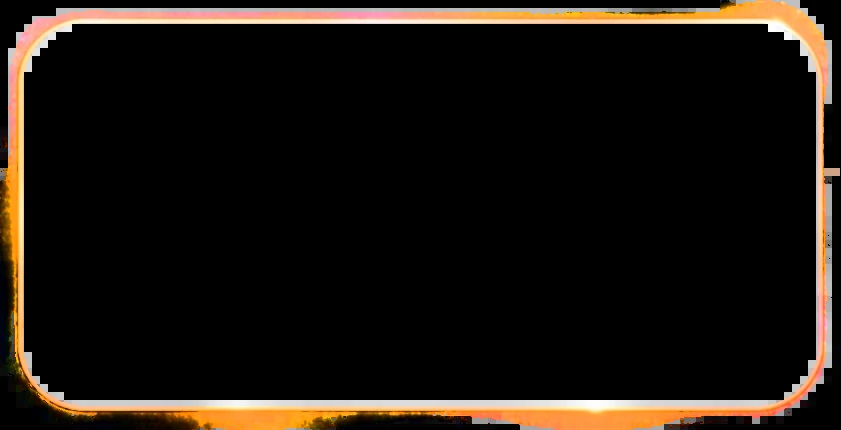
#> input picture app/assets/vip/hero-glow.webp, 841 x 430 px
$ python -i vip-assets.py   (imports and definitions only)
#> lines starting #> are read from the running program, lines starting #| are printed output that depends on the picture; after the words box and inside, x2 and y2 are one past the last pixel; in counts of white or black regions, pixels touching at a corner belong together
"""VIP > Ayrıcalıklar screen art, cut from the client's design package (a flat 841x1870 screenshot plus slices).

Rerun (from app/; Python 3 with Pillow, numpy, opencv-python-headless and scipy):

    python3 -I scripts/vip-assets.py <package dir> [out dir] [preview dir]

  <package dir>  the unzipped SimilarClub_VIP_Uygulama_Paketi folder (reads spec/layout.json,
                 reference/original.png and assets/slices/vip_hero.png; nothing in it is executed)
  [out dir]      default assets/vip
  [preview dir]  optional: contact sheets to check by eye (hero-sheet.png: all ten signs; rights-sheet.png and
                 deco-sheet.png: each cut-out at 3-5x on a light checker, a dark checker and the card purple;
                 hero-textless.png)

What it writes into <out dir>:
  hero-1.webp .. hero-10.webp  the big VIP sign ("tabela") without its baked "VIP 1" and "✓ Açıldı · Kalıcı"
                               (the screen draws those as live text), one ground colour per VIP level, the
                               corners outside the gold border transparent
  right-<key>.png              the seven right pictures on a transparent ground (keys as in levels-live-core LOOK)
  hero-glow.webp               the gold light around the sign's border (with the flares at its top right and bottom
                               middle), outside the border only: drawn behind every level's sign
  lower-glow.webp              the purple wave behind the last row's empty cells and the lower crown, down the
                               points panel's right side (the crown, the panel and the cards' light painted out,
                               faded out under the panel), on a transparent ground
  crown-left/right.png, info-crown.png, lower-crown.png, tab-crown.png, tab-diamond.png, hero-tick.png (the status
  line's gold ✓)  small decorations

Changing a level's colour: edit LEVEL_TINTS below and rerun. Each entry moves the design's purple ground to
another colour: `hue` is the target hue in HSV degrees (0 red, 30 orange, 125 green, 175 teal, 220 blue,
315 fuchsia, 355 crimson), `chroma` scales the colour strength (1 = as strong as the purple, 0.1 = almost grey),
`lift` > 1 makes the ground lighter, `dark` < 1 makes it darker. VIP 1 is the design itself and is not in the
table. Gold, white and the silver/blue ring are never touched: the recolour is a linear map in OKLab that keeps
the gold direction and neutrals fixed and turns only the purple direction, and the ring with its crown and gem
is masked out (ring_mask).

The text removal and the cut-outs are deterministic (fixed noise seed, fixed seeds for the GrabCut hints), so a
rerun gives the same files.
"""
import json
import os
import sys

import cv2
import numpy as np
from PIL import Image, ImageDraw
from scipy import ndimage, sparse
from scipy.sparse.linalg import spsolve

# ---------------------------------------------------------------------------------------------- level colours

LEVEL_TINTS = {
    2: dict(hue=182, chroma=0.95, lift=1.06),   # teal
    3: dict(hue=128, chroma=0.85, lift=1.06),   # green
    4: dict(hue=220, chroma=1.0),               # royal blue
    5: dict(hue=24, chroma=0.7),                # bronze
    6: dict(hue=355, chroma=0.95),              # crimson
    7: dict(hue=315, chroma=1.0),               # fuchsia
    8: dict(hue=215, chroma=0.12),              # graphite (cool grey)
    9: dict(hue=338, chroma=0.85, lift=1.3),    # rose, lighter than crimson
    10: dict(hue=40, chroma=0.3, dark=0.55),    # black-gold
}

# ---------------------------------------------------------------------------------------------- colour helpers

M1 = np.array([[0.4122214708, 0.5363325363, 0.0514459929],
               [0.2119034982, 0.6806995451, 0.1073969566],
               [0.0883024619, 0.2817188376, 0.6299787005]])
M2 = np.array([[0.2104542553, 0.7936177850, -0.0040720468],
               [1.9779984951, -2.4285922050, 0.4505937099],
               [0.0259040371, 0.7827717662, -0.8086757660]])
M1i, M2i = np.linalg.inv(M1), np.linalg.inv(M2)


def to_lin(c):
    c = np.asarray(c, np.float64)
    return np.where(c <= 0.04045, c / 12.92, ((c + 0.055) / 1.055) ** 2.4)


def from_lin(c):
    c = np.clip(c, 0, 1)
    return np.where(c <= 0.0031308, c * 12.92, 1.055 * np.power(c, 1 / 2.4) - 0.055)


def oklab(rgb):
    return np.cbrt(to_lin(rgb) @ M1.T) @ M2.T


def oklab_lin(lab):
    return ((lab @ M2i.T) ** 3) @ M1i.T


def rgb(lab):
    return from_lin(oklab_lin(lab))


# [15 lines left out: function gamut_clip, not called in this run]


def hsv(a):
    """a: 0..1 RGB. Returns hue in degrees, saturation, value."""
    mx, mn = a.max(-1), a.min(-1)
    d = mx - mn + 1e-9
    r, g, b = a[..., 0], a[..., 1], a[..., 2]
    h = np.where(mx == r, ((g - b) / d) % 6, np.where(mx == g, (b - r) / d + 2, (r - g) / d + 4)) * 60
    return h, np.where(mx > 0, (mx - mn) / (mx + 1e-9), 0), mx


def smooth(x, lo, hi):
    t = np.clip((x - lo) / (hi - lo), 0, 1)
    return t * t * (3 - 2 * t)


# [29 lines left out: function harmonic, not called in this run]


def u8(a):
    return (np.clip(a, 0, 1) * 255).round().astype(np.uint8)


# ---------------------------------------------------------------------------------------------- hero

HERO_ORIGIN = (16, 300)  # vip_hero slice position in the source
# The gold border in hero-slice pixels: outer edge of the line and its corner radius (measured, all four
# corners alike), used for the transparent corners.
HERO_OUTER = (3.5, 6.5, 806.0, 396.5)
HERO_OUTER_R = 64.0
RING_CENTER, RING_HOLE_R = (581, 209), 89  # the ring's photo hole (hero_frame_aperture.png)


# [30 lines left out: functions hero_text_mask, remove_hero_text, not called in this run]


def ring_mask(im):
    """The silver/blue winged ring with its crown and gem: kept as it is on every level."""
    H, W, _ = im.shape
    h, s, v = hsv(im)
    yy, xx = np.mgrid[0:H, 0:W]
    cx, cy = RING_CENTER
    r = np.hypot(xx - cx, yy - cy)
    env = (((xx - 578) / 207.) ** 2 + ((yy - 200) / 178.) ** 2 < 1) | ((xx >= 515) & (xx <= 660) & (yy >= 11) & (yy <= 100))
    silver = (s < 0.32) & (v > 0.42)
    blue = (h >= 195) & (h < 250) & (s > 0.3) & (v > 0.22)
    gold = (h >= 8) & (h < 70) & (s > 0.25) & (v > 0.3)
    obj = ndimage.binary_closing(env & (silver | blue | gold), structure=np.ones((3, 3)), iterations=3)
    lab, n = ndimage.label(obj)
    sz = ndimage.sum(obj, lab, range(1, n + 1))
    keep = np.isin(lab, 1 + np.nonzero(sz >= 150)[0])
    hole = r <= RING_HOLE_R
    keep = (ndimage.binary_fill_holes(keep | hole) & ~hole) | (keep & hole)  # the gem reaches into the hole
    keep &= env
    keep &= ~(((xx - 510) / 14.) ** 2 + ((yy - 84) / 18.) ** 2 < 1)  # a blue light flare of the ground, not ring
    m = ndimage.binary_erosion(keep, iterations=1).astype(float)
    return ndimage.gaussian_filter(m, 1.0)


# [80 lines left out: functions hsv_to_okhue, recolour_levels, hero_alpha, make_heroes, not called in this run]


# ---------------------------------------------------------------------------------------------- cut-outs

# Source boxes come from layout.json: a right's picture is cut from its card above the label (the *_art slice
# grown by up to 16 px, inside the card's border), so objects the slice crops (feathers, awning) stay whole.
# fill: holes inside the object are part of it (a room's interior, the clapper's screen) rather than ground
# showing through (the ring's photo hole, the mask's eye holes). bg / fg: GrabCut hints (x, y, r) in box pixels
# where the ground's glow looks like the object.
RIGHTS = {
    'badge': dict(src='vip_badge', fill=False, bg=[(80, 30, 4), (130, 30, 4), (82, 50, 2), (126, 50, 2)]),
    'frame': dict(src='profile_frame', fill=False),
    'hide_levels': dict(src='hide_levels', fill=False, bg=[(80, 45, 4), (88, 40, 2), (84, 51, 3), (90, 45, 2), (78, 55, 2)]),
    'room_password': dict(src='room_password', fill=True),
    'vip_store': dict(src='vip_shop', fill=True, fgpoly=[[(52, 60), (134, 60), (134, 82), (52, 82)]]),  # stall's back wall
    'vip_gifts': dict(src='exclusive_gifts', fill=True),
    'silent_visit': dict(src='silent_visit', fill=True,
                         bg=[(35, 100, 5), (30, 130, 4), (150, 105, 3), (160, 85, 3), (170, 68, 2)],
                         fgpoly=[[(53, 80), (137, 74), (139, 138), (57, 144)]]),
}
DECOS = {
    # The crowns' pearl tips are soft and pale, like glow: pinned as object.
    'crown-left': dict(src='heading_crown_left', pad=6, fill=False, fg=[(12, 30, 3), (23, 27, 2), (59, 23, 2), (72, 22, 3)]),
    'crown-right': dict(src='heading_crown_right', pad=6, fill=False, fg=[(19, 23, 3), (31, 24, 2), (65, 28, 2), (74, 30, 2)]),
    'info-crown': dict(src='points_info_crown', pad=6, fill=False, fg=[(20, 31, 3), (37, 30, 3), (86, 30, 3), (101, 30, 3)]),
    'lower-crown': dict(src='lower_crown', pad=(6, 6, 6, -4), fill=False,  # sits on bright waves: many hints
                        fg=[(29, 27, 4), (32, 40, 3), (35, 55, 3), (183, 48, 6), (178, 64, 3), (208, 100, 5), (213, 99, 4), (201, 105, 2), (196, 108, 3)],
                        fgpoly=[[(20, 112), (60, 120), (100, 130), (140, 140), (165, 146), (140, 147), (100, 140), (60, 130),
                                 (22, 122)]],
                        bg=[(45, 45, 5), (10, 60, 6), (55, 28, 5), (140, 35, 6), (150, 58, 4), (200, 15, 6), (218, 72, 5),
                            (10, 142, 5), (45, 146, 3), (205, 140, 5), (190, 98, 2)]),
    'tab-crown': dict(src='privileges_crown_icon', pad=4, fill=False),
    'tab-diamond': dict(src='members_diamond_icon', pad=4, fill=True),
    # The status line's calligraphic tick (left of "Açıldı"), with its baked shadow as a dark edge.
    'hero-tick': dict(box=(62, 503, 110, 552), fill=False, min_part=20, glow=0.0),
}


# [44 lines left out: functions right_box, deco_box, ground, disks, colour_to_alpha, not called in this run]


def unmix(p, b, a):
    with np.errstate(invalid='ignore', divide='ignore'):
        return np.clip((p - (1 - a[..., None]) * b) / np.maximum(a[..., None], 1e-3), 0, 1)


# [53 lines left out: function cut_out, not called in this run]


def checker(h, w, c1, c2, s=12):
    yy, xx = np.mgrid[0:h, 0:w]
    return np.where((((yy // s + xx // s) % 2) == 0)[..., None], np.array(c1) / 255, np.array(c2) / 255)


# [37 lines left out: functions on_grounds, stack, make_cutouts, not called in this run]


# ---------------------------------------------------------------------------------------------- glows

PAGE_GROUND = np.array([11, 6, 27]) / 255  # the design's night purple where nothing glows


# [101 lines left out: functions make_hero_glow, make_lower_glow, main, not called in this run]


# [2 lines not run here, left out]

>>> import cv2
>>> picture = cv2.imread('../assets/vip/hero-glow.webp')
#> picture is the input picture: shape (430, 841, 3); mean B, G, R 15.1, 21.2, 27.7
>>> result = ring_mask(picture)
#> in hsv, `mx, mn = a.max(-1), a.min(-1)`:
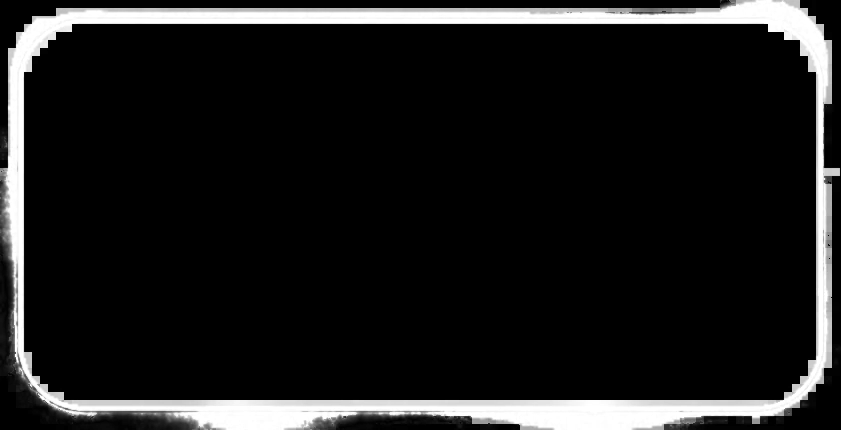
#> mx: shape (430, 841); min 0, max 255, mean 27.8
#> in hsv, `mx, mn = a.max(-1), a.min(-1)`:
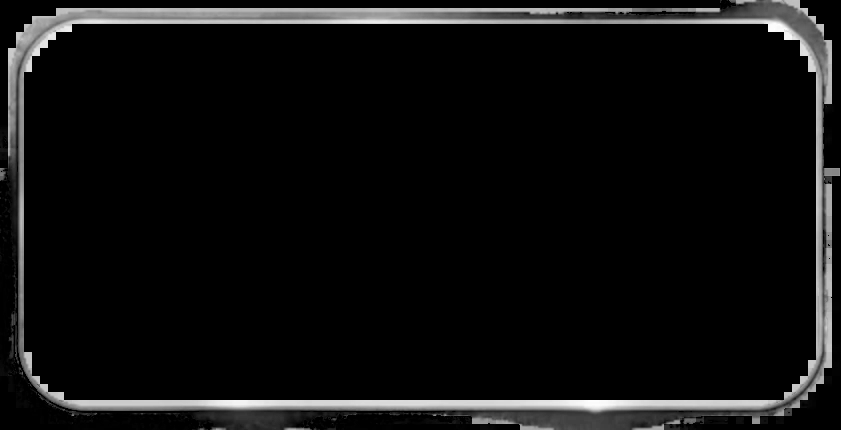
#> mn: shape (430, 841); min 0, max 254, mean 15
#> in hsv, `r, g, b = a[..., 0], a[..., 1], a[..., 2]`:
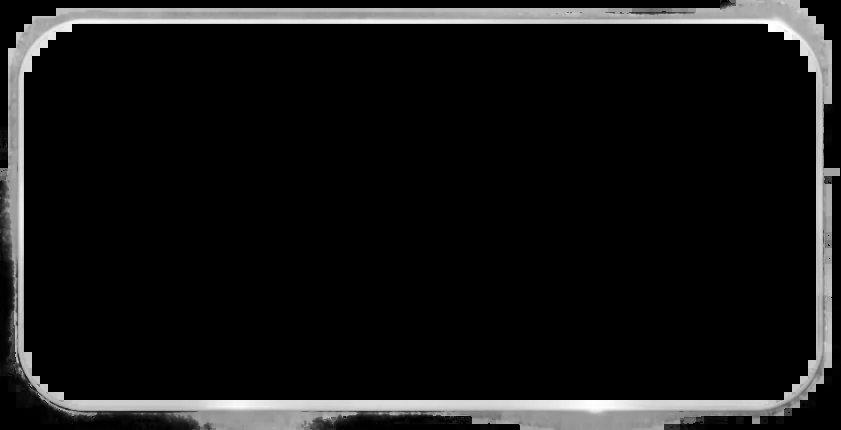
#> g: shape (430, 841); min 0, max 255, mean 21.2
#> in ring_mask, `h, s, v = hsv(im)`:
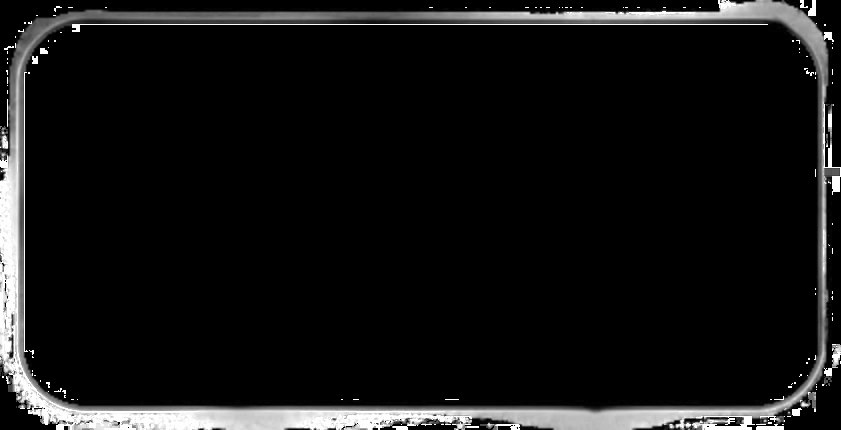
#> s: shape (430, 841) float64; min 0, max 1, mean 0.0785
#> in ring_mask, `silver = (s < 0.32) & (v > 0.42)`:
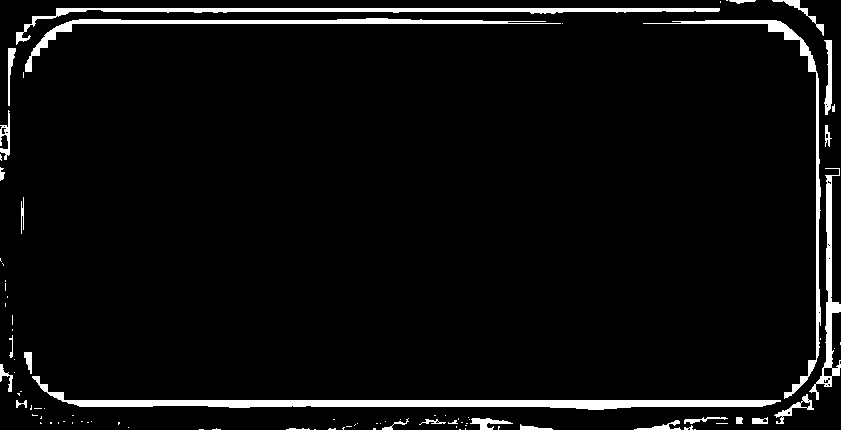
#> silver: shape (430, 841) bool; 4.8% white; 94 white regions (64 under 20 px), largest, box (x1, y1, x2, y2) and area: (32, 376, 781, 410) 5219, (16, 8, 720, 45) 2956, (25, 18, 561, 72) 2440
#> in ring_mask, `blue = (h >= 195) & (h < 250) & (s > 0.3) & (v > 0.22)`: blue: shape (430, 841) bool; 0.71% white in thin lines or dots
#> in ring_mask, `gold = (h >= 8) & (h < 70) & (s > 0.25) & (v > 0.3)`: gold: shape (430, 841) bool; 0.33% white; 87 white regions (74 under 20 px), largest, box (x1, y1, x2, y2) and area: (0, 284, 8, 364) 324, (36, 409, 50, 424) 95, (342, 423, 376, 430) 92
#> in ring_mask, `obj = ndimage.binary_closing(env & (silver | blue | gold), structure=n..`:
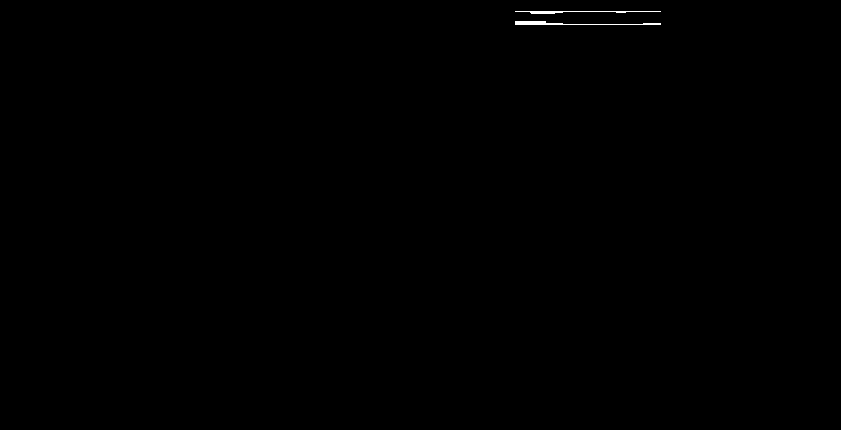
#> obj: shape (430, 841) bool; 0.13% white; 2 white regions, box (x1, y1, x2, y2) and area: (515, 21, 661, 25) 274, (515, 11, 661, 14) 213
#> in ring_mask, `lab, n = ndimage.label(obj)`: lab: shape (430, 841) int32; 3 distinct labels, from 0 to 2
#> in ring_mask, `lab, n = ndimage.label(obj)`: n = 2
#> in ring_mask, `sz = ndimage.sum(obj, lab, range(1, n + 1))`: sz = [213, 274]
#> in ring_mask, `m = ndimage.binary_erosion(keep, iterations=1).astype(float)`:
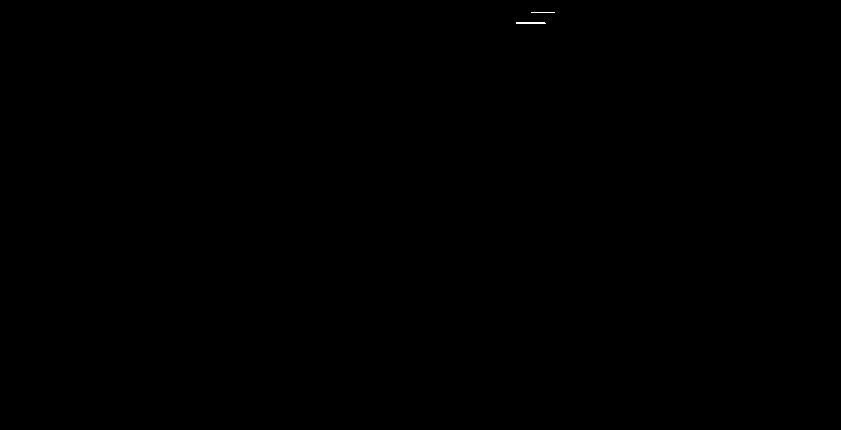
#> m: shape (430, 841) float64; values 0 (black) and 1 (white), 0.02% white in thin lines or dots, all inside (x1, y1, x2, y2) = (516, 12, 555, 24)
